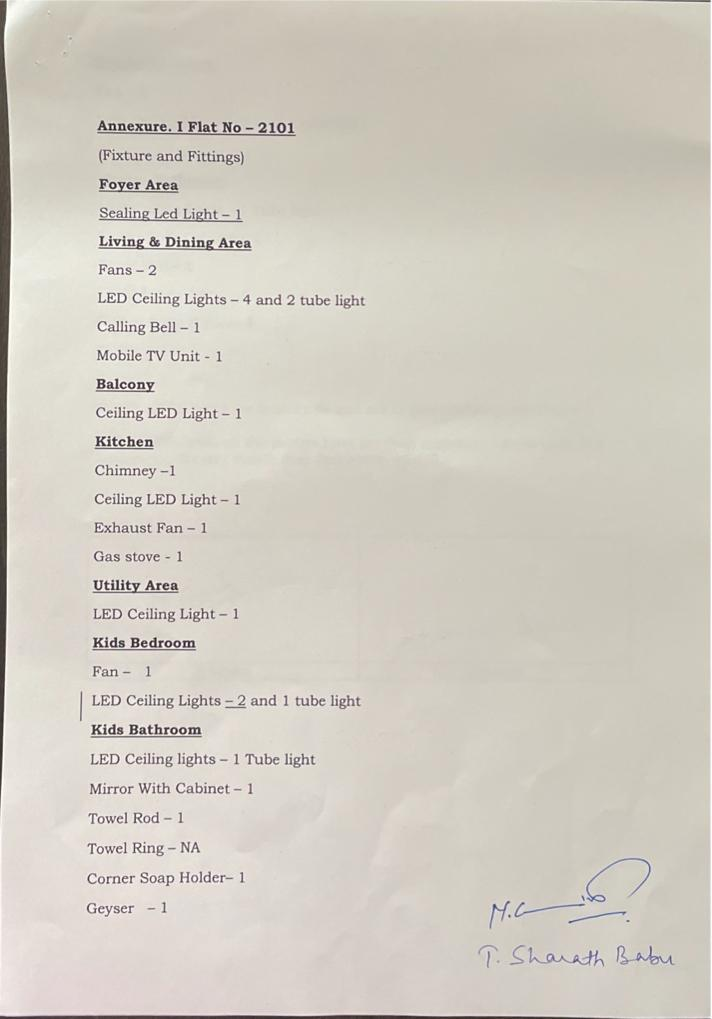
#> input picture scanned_images/sample_document.png, 712 x 1019 px; its folder holds only this picture in this run
$ python TesseractOCR_Tool.py
#> lines starting #> are read from the running program, lines starting #| are printed output that depends on the picture
import os
import json
import pytesseract
from PIL import Image, ImageOps, ImageFilter
import cv2
import numpy as np
import re
from bs4 import BeautifulSoup
from datetime import datetime

# Configure Tesseract path (adjust as needed for your system)
pytesseract.pytesseract.tesseract_cmd = r'C:\Program Files\Tesseract-OCR\tesseract.exe'
# pytesseract.pytesseract.tesseract_cmd = '/usr/bin/tesseract'

def preprocess_image(image_path):
#> called with image_path = 'scanned_images/sample_document.png'
    img = Image.open(image_path).convert('RGB')
    gray = ImageOps.grayscale(img)
    opencv_img = np.array(gray)
    thresh = cv2.adaptiveThreshold(opencv_img, 255, cv2.ADAPTIVE_THRESH_GAUSSIAN_C,
                                   cv2.THRESH_BINARY, 11, 2)
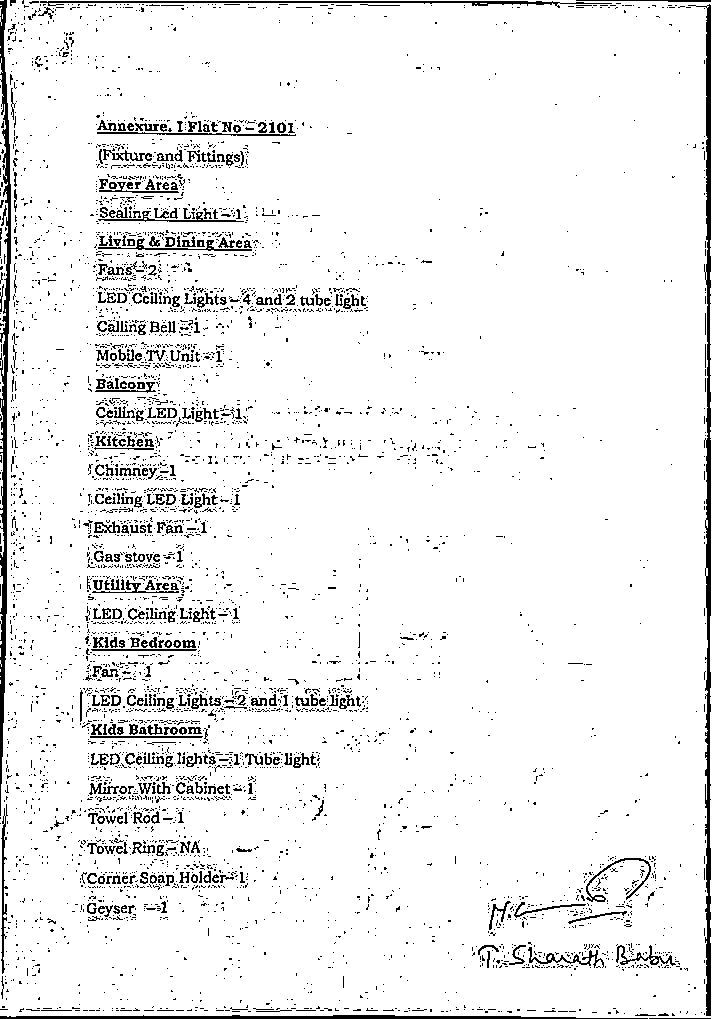
#> thresh: shape (1019, 712); 93.7% white; black in thin lines or dots
    preprocessed_img = Image.fromarray(thresh)
    return preprocessed_img

def perform_ocr_and_extract_hocr(image_path):
    """Performs OCR and returns plain text and hOCR HTML."""
    try:
        preprocessed_img = preprocess_image(image_path)
        full_text = pytesseract.image_to_string(preprocessed_img)
        # [5 lines of commented-out code are left out]
        hocr_html = pytesseract.image_to_pdf_or_hocr(preprocessed_img, extension='hocr')
        return full_text, hocr_html
    except Exception as e:
        print(f"Error processing {image_path}: {e}")
        return None, None

# [67 lines left out: function extract_metadata, not called in this run]

def process_scanned_images(input_dir, output_dir_text, output_dir_metadata):
    """Processes all scanned images in a directory."""
    if not os.path.exists(output_dir_text):
        os.makedirs(output_dir_text)
    if not os.path.exists(output_dir_metadata):
        os.makedirs(output_dir_metadata)

    image_files = [f for f in os.listdir(input_dir) if f.lower().endswith(('.png', '.jpg', '.jpeg', '.tiff', '.tif'))]

    if not image_files:
        print(f"No image files found in {input_dir}. Supported formats: .png, .jpg, .jpeg, .tiff, .tif")
        return

    print(f"Found {len(image_files)} images to process in {input_dir}.")

    for i, image_filename in enumerate(image_files):
        image_path = os.path.join(input_dir, image_filename)
        base_name = os.path.splitext(image_filename)[0]

        print(f"Processing image {i+1}/{len(image_files)}: {image_filename}...")

        full_text, hocr_html = perform_ocr_and_extract_hocr(image_path)

        if full_text is None: # OCR failed
            continue

        # Save extracted text
        text_output_path = os.path.join(output_dir_text, f"{base_name}.txt")
        with open(text_output_path, 'w', encoding='utf-8') as f:
            f.write(full_text)
        print(f"  -> Saved OCR text to: {text_output_path}")

        # Extract and save metadata
        metadata = extract_metadata(full_text, hocr_html, image_path)
        metadata_output_path = os.path.join(output_dir_metadata, f"{base_name}.json")
        with open(metadata_output_path, 'w', encoding='utf-8') as f:
            json.dump(metadata, f, indent=4, ensure_ascii=False)
        print(f"  -> Saved metadata to: {metadata_output_path}")
        print("-" * 30)

if __name__ == "__main__":
    # Define input and output directories
    input_images_dir = 'scanned_images' # Create this folder and put your scanned images here
    output_texts_dir = 'ocr_texts'
    output_metadata_dir = 'document_metadata'

    # Create dummy image for testing if the directory doesn't exist
    if not os.path.exists(input_images_dir):
        os.makedirs(input_images_dir)
        try:
            # Create a simple image with text for demonstration
            from PIL import ImageDraw, ImageFont
            img = Image.new('RGB', (600, 200), color = 'white')
            d = ImageDraw.Draw(img)
            try:
                # Try to load a default font
                fnt = ImageFont.truetype("arial.ttf", 40)
            except IOError:
                # Fallback to default PIL font if arial.ttf is not found
                fnt = ImageFont.load_default()

            d.text((50,50), "Hello, World!", fill=(0,0,0), font=fnt)
            d.text((50,100), "This is a sample document for OCR and tagging. Invoice #12345.", fill=(0,0,0), font=fnt)
            img.save(os.path.join(input_images_dir, 'sample_document_01.png'))
            print(f"Created a sample image '{os.path.join(input_images_dir, 'sample_document_01.png')}' for testing.")
        except Exception as e:
            print(f"Could not create sample image: {e}. Please add some scanned images to '{input_images_dir}' manually.")


    process_scanned_images(input_images_dir, output_texts_dir, output_metadata_dir)
    print("\nProcessing complete.")
    print(f"OCR texts saved in: {output_texts_dir}")
    print(f"Metadata saved in: {output_metadata_dir}")

$ run again, on scanned_images/sample_invoice.png
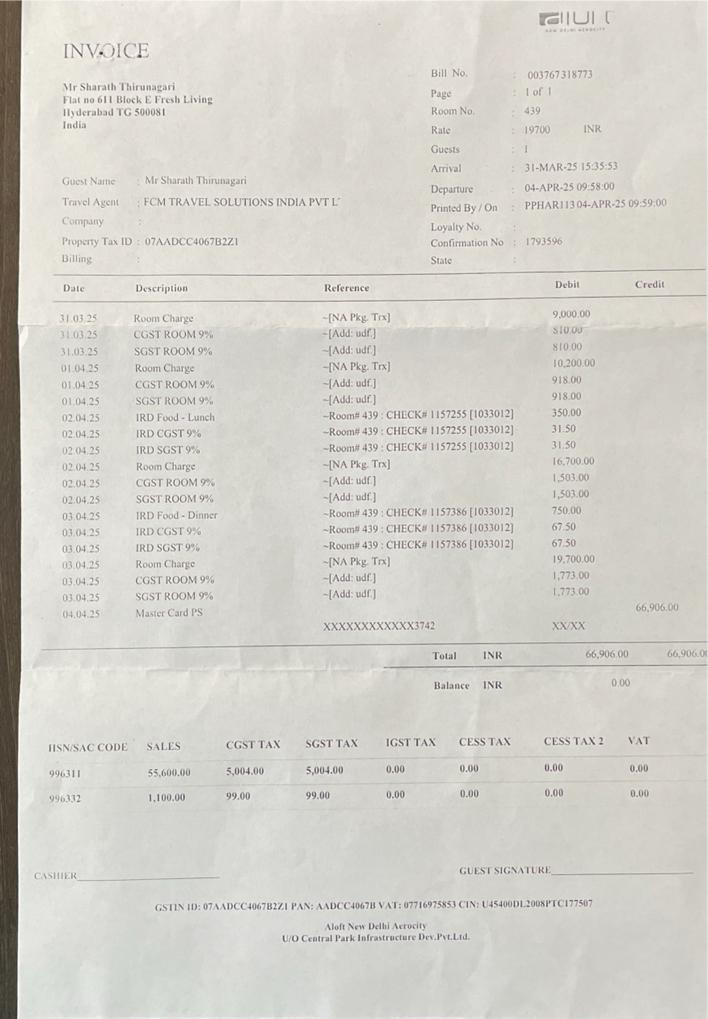
#> input picture scanned_images/sample_invoice.png, 708 x 1019 px
#> in preprocess_image, `thresh = cv2.adaptiveThreshold(opencv_img, 255, cv2.ADAPTIVE_THRESH_GA..`:
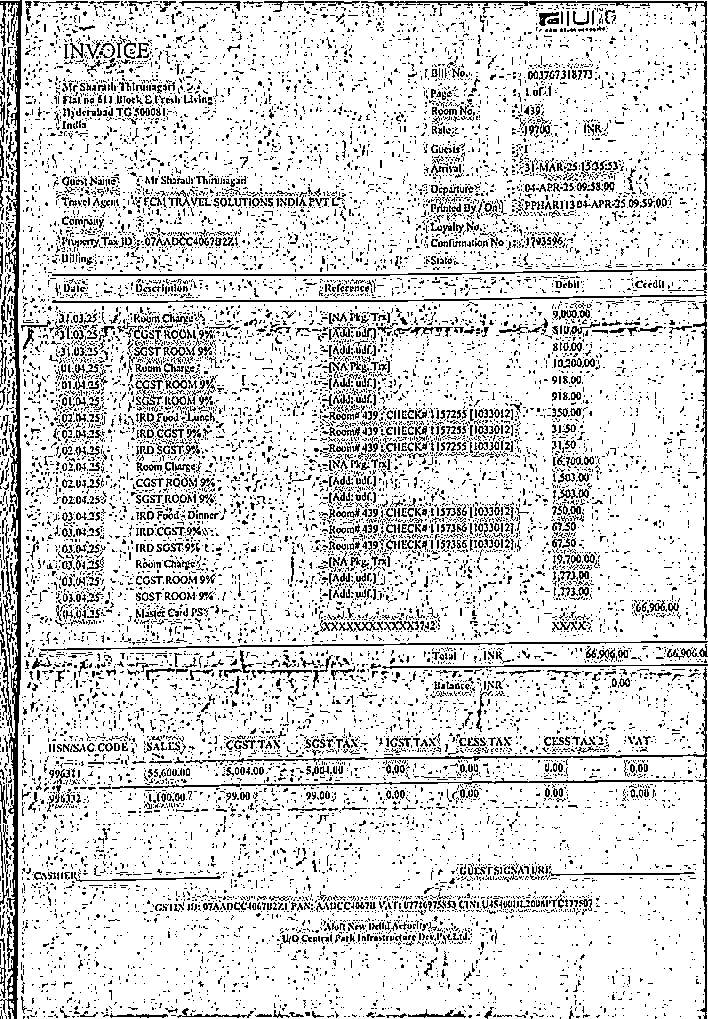
#> thresh: shape (1019, 708); 84.4% white; black in thin lines or dots
